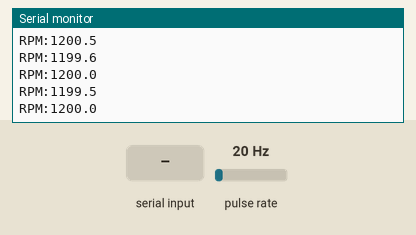
This sketch was run on a simulated Arduino Uno, built with avr-gcc and run on an emulated ATmega328P. Parts: the last lines printed to the serial monitor. Wiring (inferred from the names in the program): pulse sensor: data pin 2. The inputs (shaded band) are chosen by the test bench; at power-on: pulse rate 20 Hz.

Above: at 1.2 s.
1.3 s: "PING\n" received over Serial
At 1.71 s:
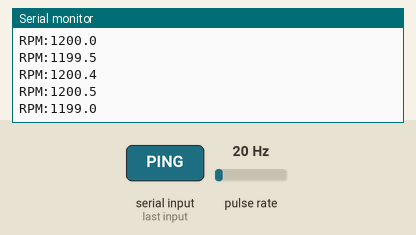
2.8 s: pulse rate (sensor on pin 2) set to 4 Hz
At 2.81 s:
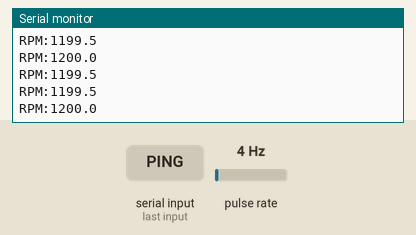
4.3 s: "MAGNETS:90\n" received over Serial
At 4.31 s:
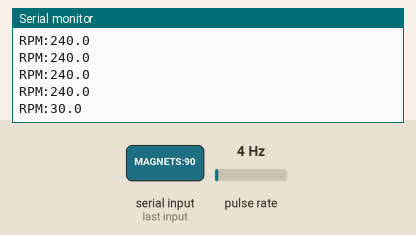
5.8 s: pulse rate (sensor on pin 2) set to 50 Hz
At 5.81 s:
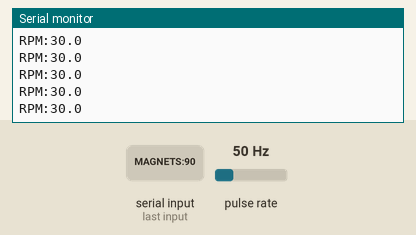
Timing chart, 0 to 8.3 s (numbered marks = the images above; inputs shaded):
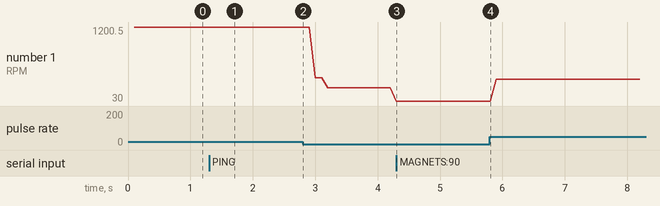

Measured:
- after the input at 1.3 s, the serial monitor: prints a new line at once (image 1)
- after the input at 4.3 s, the serial monitor: prints a new line at once (image 3)
- plotted number 1: 1199.5 → 240 after the input at 2.8 s, 240 → 30 after the input at 4.3 s, 30 → 375 after the input at 5.8 s

The sketch:

rpm_sensor.ino
```cpp
const int SENSOR_PIN       = 2;
const int DEBOUNCE_US      = 5000;
const unsigned long TIMEOUT_US     = 2000000UL;
const unsigned long REPORT_INTERVAL = 100;

volatile unsigned long lastPulseTime = 0;
volatile unsigned long pulseInterval = 0;

int numMagnets = 1;
unsigned long lastReport = 0;

void pulseISR() {
    unsigned long now = micros();
    unsigned long gap = now - lastPulseTime;
    if (gap < DEBOUNCE_US) return;
    pulseInterval = gap;
    lastPulseTime = now;
}

void setup() {
    Serial.begin(115200);
    pinMode(SENSOR_PIN, INPUT_PULLUP);
    attachInterrupt(digitalPinToInterrupt(SENSOR_PIN), pulseISR, FALLING);
}

void loop() {
    if (Serial.available()) {
        String cmd = Serial.readStringUntil('\n');
        cmd.trim();
        if (cmd.startsWith("MAGNETS:")) {
            int n = cmd.substring(8).toInt();
            numMagnets = constrain(n, 1, 8);
        } else if (cmd == "PING") {
            Serial.println("PONG:RPM_SENSOR");
        }
    }

    if (millis() - lastReport >= REPORT_INTERVAL) {
        lastReport = millis();

        noInterrupts();
        unsigned long lastPulse = lastPulseTime;
        unsigned long interval  = pulseInterval;
        interrupts();

        float rpm = 0.0;
        if (interval > 0 && (micros() - lastPulse) < TIMEOUT_US) {
            rpm = 60000000.0 / ((float)interval * numMagnets);
        }

        Serial.print("RPM:");
        Serial.println(rpm, 1);
    }
}
```
